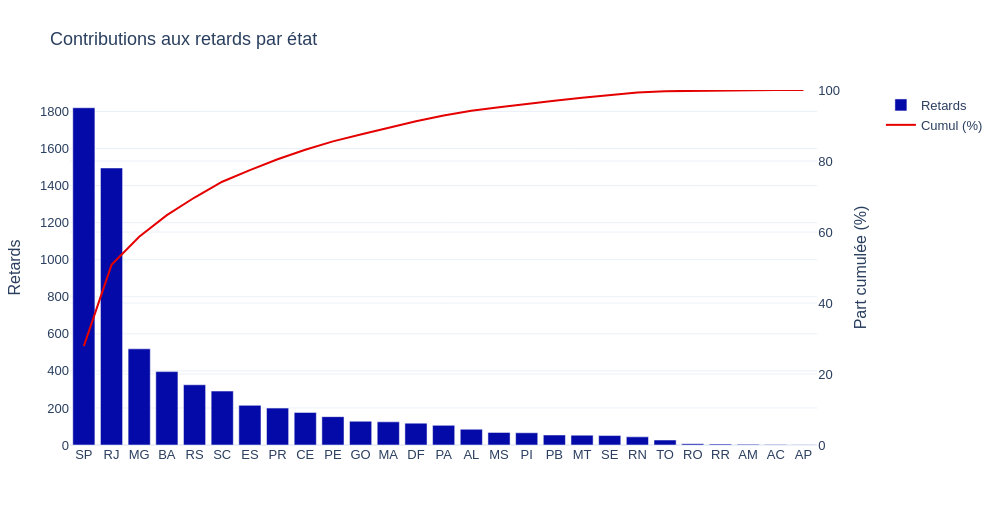

This figure's notebook cell:
### Markdown cell above
### <b><div style='padding:15px;background-color:#d8dcd6;color:#030aa7;font-size:120%;text-align: left'>Plotly</div></b>

### Code cell
ID_GRAPHIQUE = '06_05'
BIBLIOTHEQUE = 'plotly'
fig=make_subplots(specs=[[{'secondary_y':True}]])
fig.add_trace(go.Bar(x=a.etat,y=a.n,name='Retards'),secondary_y=False);fig.add_trace(go.Scatter(x=a.etat,y=a.cumul,name='Cumul (%)'),secondary_y=True);fig.update_yaxes(title_text='Retards',secondary_y=False);fig.update_yaxes(title_text='Part cumulée (%)',range=[0,100],secondary_y=True)
montrer_plotly(fig,'Contributions aux retards par état')

### Figure 1 — Plotly figure (JSON) as saved in the notebook; plotly's stock layout.template omitted (floating-point values rounded to 4 significant figures)
{"data": [{"name": "Retards", "type": "bar", "x": ["SP", "RJ", "MG", "BA", "RS", "SC", "ES", "PR", "CE", "PE", "GO", "MA", "DF", "PA", "AL", "MS", "PI", "PB", "MT", "SE", "RN", "TO", "RO", "RR", "AM", "AC", "AP"], "xaxis": "x", "y": [1820, 1495, 519, 396, 325, 291, 214, 199, 176, 153, 128, 125, 118, 106, 85, 68, 66, 54, 53, 51, 44, 27, 7, 5, 4, 3, 2], "yaxis": "y"}, {"name": "Cumul (%)", "type": "scatter", "x": ["SP", "RJ", "MG", "BA", "RS", "SC", "ES", "PR", "CE", "PE", "GO", "MA", "DF", "PA", "AL", "MS", "PI", "PB", "MT", "SE", "RN", "TO", "RO", "RR", "AM", "AC", "AP"], "xaxis": "x", "y": [27.85, 50.73, 58.68, 64.74, 69.71, 74.17, 77.44, 80.49, 83.18, 85.52, 87.48, 89.39, 91.2, 92.82, 94.12, 95.16, 96.17, 97.0, 97.81, 98.59, 99.27, 99.68, 99.79, 99.86, 99.92, 99.97, 100.0], "yaxis": "y2"}], "layout": {"font": {"family": "Arial", "size": 13}, "height": 520, "margin": {"b": 75, "l": 70, "r": 45, "t": 90}, "title": {"text": "Contributions aux retards par état"}, "width": 1000, "xaxis": {"anchor": "y", "domain": [0, 0.94]}, "yaxis": {"anchor": "x", "domain": [0, 1], "title": {"text": "Retards"}}, "yaxis2": {"anchor": "x", "overlaying": "y", "range": [0, 100], "side": "right", "title": {"text": "Part cumulée (%)"}}}}
